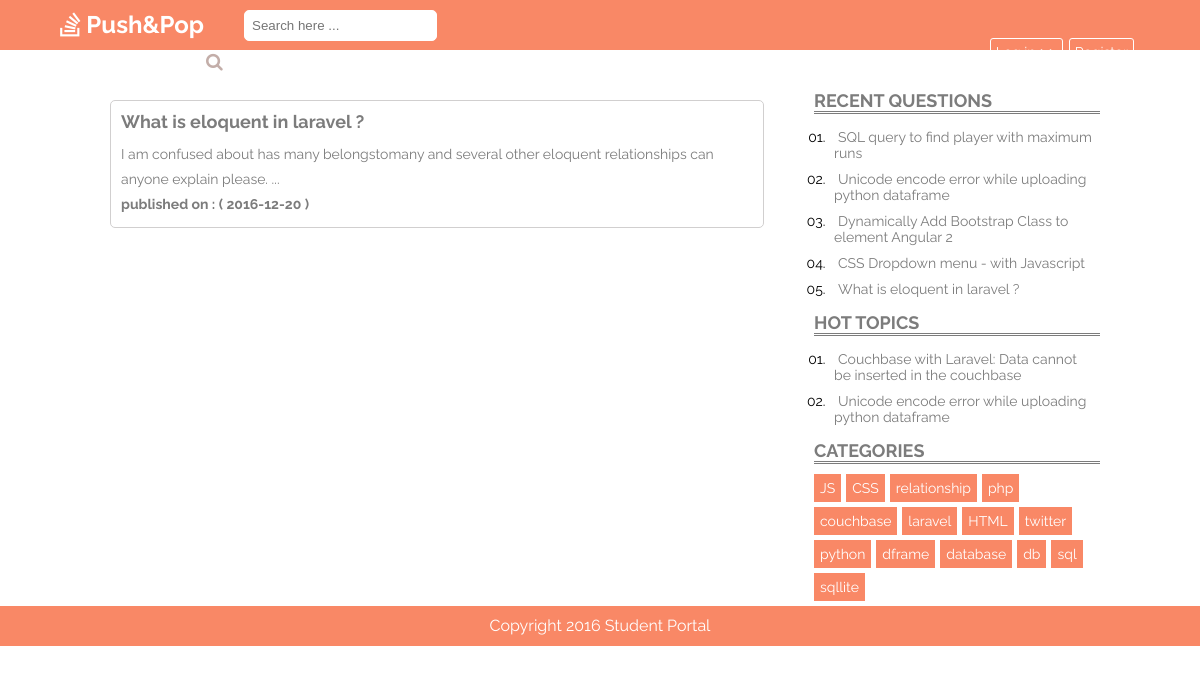
The app's page /singleCat.php?id=37 with its own data.
### tables this page shows
CREATE TABLE `question` (
  `id` int(10) NOT NULL,
  `user_id` int(10) NOT NULL,
  `title` varchar(120) NOT NULL,
  `description` varchar(1000) NOT NULL,
  `created_at` date NOT NULL
);

CREATE TABLE `tags` (
  `id` int(11) NOT NULL,
  `tag_name` varchar(55) NOT NULL
);

### components/php/sidebarClass.php (called while the page is built)
<?php
class sidebar{
    public function getTags(){
        global $pdo;
        $q = $pdo->query('SELECT * FROM tags');
        $tags = [];
        $res = $q->execute();
        $q->setFetchMode(PDO::FETCH_ASSOC);
        while($row = $q->fetch()){
            $tags[]=$row;
        }
        return $tags;
    }
    public function trendingQuestion(){
        global $pdo;
        $q = $pdo->query('SELECT * FROM question order by id desc limit 5');
        $rowsQuestion = [];
        $res = $q->execute();
        $q->setFetchMode(PDO::FETCH_ASSOC);
        while($row = $q->fetch()){
            $rowsQuestion[]=$row;
        }
        return $rowsQuestion;
    }
    public function hotQuestion(){
        global $pdo;
        $q = $pdo->query('select q.id,q.title, count(a.question_id) as rep from question q join answer a on q.id = a.question_id group by a.question_id having rep > 1 limit 10
');
        $rowsQuestion = [];
        $res = $q->execute();
        $q->setFetchMode(PDO::FETCH_ASSOC);
        while($row = $q->fetch()){
            $rowsQuestion[]=$row;
        }
        return $rowsQuestion;
    }
     public function questionByTags($id){
        global $pdo;
        $rowsQuestion = [];
        $q = $pdo->prepare('SELECT q.id, q.title,q.description,q.created_at FROM question q join tags_question tq join tags t on q.id = tq.question_id and t.id = tq.tag_id where tq.tag_id = ?');
        $res = $q->execute(array($id));
        $q->setFetchMode(PDO::FETCH_ASSOC);
        while($row = $q->fetch()){
            $rowsQuestion[]=$row;
        }
        return $rowsQuestion;
    }
}
?>

### singleCat.php (the view, shortened to what this page needs)
<?php
include "components/php/dbConnection.php";
include "components/php/sidebarClass.php";
$sidebarhandler = new sidebar();
$tagsQuestion = $sidebarhandler->questionByTags($_GET['id']);
?>
<?php include "components/php/header.php" ?>
<div class="wrapper">
    <div class="main-content">
        <?php foreach($tagsQuestion as $ques): ?>
        <div class="post">
            <a href="single.php?id=<?php echo $ques['id']?>"><h2 class="post-title"><?php echo $ques['title']; ?></h2></a>
            <p class="description"><?php echo substr($ques['description'],0,150)." ..."; ?></p>
            <p class="description" style="font-weight:bolder"><?php echo "published on : ( ".$ques['created_at']." )"; ?></p>
        </div>
        <?php endforeach ?>
    </div>
    <?php include('components/php/sidebar.php');?>
</div>
<?php include('components/php/footer.php');?>

### components/php/sidebar.php
<?php
$tags = $sidebarhandler->getTags();
$trendingQuestion = $sidebarhandler->trendingQuestion();
$hotQuestion = $sidebarhandler->hotQuestion();
?>
<div class="sidebar">
    <div class="trending-topics">
        <h2>Recent Questions</h2>
        <ul>
            <?php foreach($trendingQuestion as $ques):?>
            <li><a href="single.php?id=<?php echo $ques['id']; ?>"><?php echo $ques['title']; ?></a></li>
            <?php endforeach ?>
        </ul>
    </div>
    <div class="trending-topics">
        <h2>Hot Topics</h2>
        <ul>
            <?php foreach($hotQuestion as $ques):?>
            <li><a href="single.php?id=<?php echo $ques['id']; ?>"><?php echo $ques['title']; ?></a></li>
            <?php endforeach ?>
        </ul>
    </div>
    <div class="categories-widget">
        <h2>Categories</h2>
        <ul class="cats">
            <?php foreach($tags as $tag):?>
            <li><a href="singleCat.php?id=<?php echo $tag['id']; ?>"><?php echo $tag['tag_name']; ?></a></li>
            <?php endforeach ?>
        </ul>
    </div>
</div>

### styles.css (style rules this page uses)
* { margin: 0px; padding: 0px; }
body { font-family: 'Raleway', sans-serif; }
.wrapper { width: 85%; margin: 0 auto; margin-top: 80px; }
.main-content { float:left; width:68%; }
.post { position:relative; border: 1px solid #d1cfcf; border-radius:5px; margin: 20px; padding:10px; margin-bottom: 50px; color:#7c7c7c; }
h2.post-title { font-size: 18px; margin-bottom: 10px; display: inline-block; color: #7c7c7c; }
p.description { font-size: 14px; line-height: 25px; }
.sidebar { width: 30%; float : right; font-size:14px; }
.sidebar div { margin: 10px; }
.sidebar h2 { color: #7c7c7c; margin-bottom: 10px; font-size: 18px; text-transform: uppercase; border-bottom: 3px double #7c7c7c; }
.trending-topics ul { list-style-type: decimal-leading-zero; margin-left:15px; }
.trending-topics ul li { padding:5px; }
.categories-widget ul li a { background: #F98866; float: left; margin-right: 5px; margin-bottom: 5px; color: #FFF; text-decoration: none; }
.categories-widget ul { list-style: none; }
.categories-widget ul li a { padding:5px; background:#F98866; border: 1px solid #F98866; }
.sidebar .trending-topics a { text-decoration: none; color:#7c7c7c; padding:4px; }

### records on screen
question: title "What is eloquent in laravel ?", description "I am confused about has many belongstomany and several other eloquent relationships can anyone explain please.", created_at "2016-12-20"
question: title "SQL query to find player with maximum runs"
question: title "Unicode encode error while uploading python dataframe"
question: title "Dynamically Add Bootstrap Class to element Angular 2"
question: title "CSS Dropdown menu - with Javascript"
question: title "Couchbase with Laravel: Data cannot be inserted in the couchbase"
tags: tag_name "JS"
tags: tag_name "CSS"
tags: tag_name "relationship"
tags: tag_name "php"
tags: tag_name "couchbase"
tags: tag_name "laravel"
tags: tag_name "HTML"
tags: tag_name "twitter"
tags: tag_name "python"
tags: tag_name "dframe"
tags: tag_name "database"
tags: tag_name "db"
tags: tag_name "sql"
tags: tag_name "sqllite"
